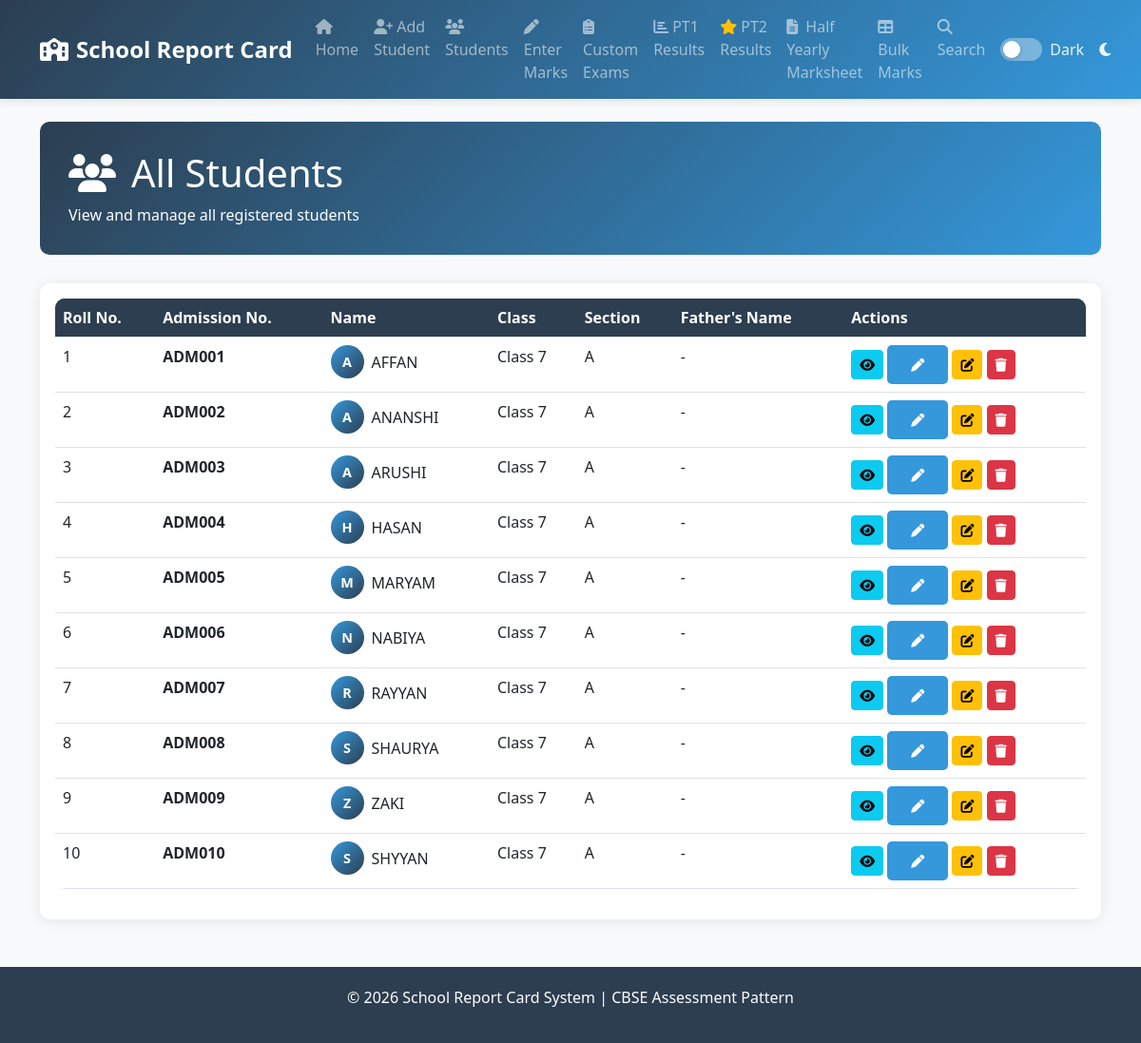
/students, run on the app's committed database.
### tables this page shows
CREATE TABLE students (
            id INTEGER PRIMARY KEY AUTOINCREMENT,
            admission_no TEXT UNIQUE NOT NULL,
            name TEXT NOT NULL,
            class_name TEXT NOT NULL,
            section TEXT NOT NULL,
            roll_no INTEGER,
            father_name TEXT,
            mother_name TEXT,
            dob TEXT,
            term TEXT DEFAULT '2024-25',
            created_at TIMESTAMP DEFAULT CURRENT_TIMESTAMP
        );

### app.py (the view)
@app.route('/students')
def students():
    conn = get_db()
    cursor = conn.cursor()
    cursor.execute('SELECT * FROM students ORDER BY class_name, section, roll_no')
    students = cursor.fetchall()
    conn.close()
    return render_template('students.html', students=students)

### app.py (called while the page is built)
def get_db():
    conn = sqlite3.connect(DATABASE)
    conn.row_factory = sqlite3.Row
    return conn

### templates/students.html (shortened to what this page needs)
{% extends "base.html" %}
{% block content %}
<div class="fade-in">
    <div class="page-header">
        <h1><i class="fas fa-users me-3"></i>All Students</h1>
        <p class="mb-0">View and manage all registered students</p>
    </div>
    <div class="card">
        <div class="card-body">
            {% if students %}
            <div class="table-responsive">
                <table class="table table-hover" id="studentsTable">
                    <thead>
                        <tr>
                            <th>Roll No.</th>
                            <th>Admission No.</th>
                            <th>Name</th>
                            <th>Class</th>
                            <th>Section</th>
                            <th>Father's Name</th>
                            <th>Actions</th>
                        </tr>
                    </thead>
                    <tbody>
                        {% for student in students %}
                        <tr>
                            <td>{{ student.roll_no or '-' }}</td>
                            <td><strong>{{ student.admission_no }}</strong></td>
                            <td>
                                <div class="d-flex align-items-center">
                                    <div class="avatar me-2">{{ (student.name[:1] if student.name else '?')|upper }}</div>
                                    {{ student.name or 'Unknown' }}
                                </div>
                            </td>
                            <td>Class {{ student.class_name }}</td>
                            <td>{{ student.section }}</td>
                            <td>{{ student.father_name or '-' }}</td>
                            <td>
                                <a href="{{ url_for('result_detail', admission_no=student.admission_no) }}" class="btn btn-sm btn-info" title="View Result" aria-label="View result for {{ student.admission_no }}">
                                    <i class="fas fa-eye"></i>
                                </a>
                                <a href="{{ url_for('enter_marks') }}?student={{ student.admission_no }}" class="btn btn-sm btn-primary" title="Enter Marks" aria-label="Enter marks for {{ student.admission_no }}">
                                    <i class="fas fa-pen"></i>
                                </a>
                                <a href="{{ url_for('edit_student', admission_no=student.admission_no) }}" class="btn btn-sm btn-warning" title="Edit" aria-label="Edit student {{ student.admission_no }}">
                                    <i class="fas fa-edit"></i>
                                </a>
                                <form action="{{ url_for('delete_student', admission_no=student.admission_no) }}" method="post" class="d-inline" onsubmit="return confirm('Are you sure you want to delete {{ student.name|tojson }} ({{ student.admission_no|tojson }}) and all their marks?');">
                                    <button type="submit" class="btn btn-sm btn-danger" title="Delete" aria-label="Delete student {{ student.admission_no }}">
                                        <i class="fas fa-trash"></i>
                                    </button>
                                </form>
                            </td>
                        </tr>
                        {% endfor %}
                    </tbody>
                </table>
            </div>
            {% endif %}
        </div>
    </div>
</div>
{% endblock %}

### templates/base.html (style rules this page uses)
:root { --primary-color: #2c3e50; --secondary-color: #3498db; --success-color: #27ae60; --warning-color: #f39c12; --danger-color: #e74c3c; --light-bg: #ecf0f1; --text-color: #2c3e50; --bg-color: #f8f9fa; --card-bg: #ffffff; --navbar-bg: linear-gradient(135deg, var(--primary-color), var(--secondary-color)); --border-color: #dee2e6; }
body { font-family: 'Segoe UI', Tahoma, Geneva, Verdana, sans-serif; background-color: var(--bg-color); color: var(--text-color); transition: background-color 0.3s, color 0.3s; }
.card { border: none; border-radius: 10px; box-shadow: 0 2px 15px rgba(0,0,0,0.08); transition: transform 0.3s; background-color: var(--card-bg); color: var(--text-color); }
.table { color: var(--text-color); }
.table th { background-color: var(--primary-color); color: white; border-color: var(--border-color); }
.table td { border-color: var(--border-color); }
.page-header { background: linear-gradient(135deg, var(--primary-color), var(--secondary-color)); color: white; padding: 30px; border-radius: 10px; margin-bottom: 30px; }
.btn-primary { background: var(--secondary-color); border: none; padding: 10px 25px; border-radius: 5px; transition: all 0.3s; }
.table { border-radius: 10px; overflow: hidden; }
.table thead { background: var(--primary-color); color: white; }
.fade-in { animation: fadeIn 0.5s; }

### templates/students.html (style rules this page uses)
.avatar { width: 35px; height: 35px; background: linear-gradient(135deg, #3498db, #2c3e50); color: white; border-radius: 50%; display: flex; align-items: center; justify-content: center; font-weight: bold; font-size: 0.9rem; }

### data on the page
students: roll_no "1", admission_no "ADM001", name "A", name "AFFAN", class_name "7", section "A", father_name "-"
students: roll_no "2", admission_no "ADM002", name "A", name "ANANSHI", class_name "7", section "A", father_name "-"
students: roll_no "3", admission_no "ADM003", name "A", name "ARUSHI", class_name "7", section "A", father_name "-"
students: roll_no "4", admission_no "ADM004", name "H", name "HASAN", class_name "7", section "A", father_name "-"
students: roll_no "5", admission_no "ADM005", name "M", name "MARYAM", class_name "7", section "A", father_name "-"
students: roll_no "6", admission_no "ADM006", name "N", name "NABIYA", class_name "7", section "A", father_name "-"
students: roll_no "7", admission_no "ADM007", name "R", name "RAYYAN", class_name "7", section "A", father_name "-"
students: roll_no "8", admission_no "ADM008", name "S", name "SHAURYA", class_name "7", section "A", father_name "-"
students: roll_no "9", admission_no "ADM009", name "Z", name "ZAKI", class_name "7", section "A", father_name "-"
students: roll_no "10", admission_no "ADM010", name "S", name "SHYYAN", class_name "7", section "A", father_name "-"
